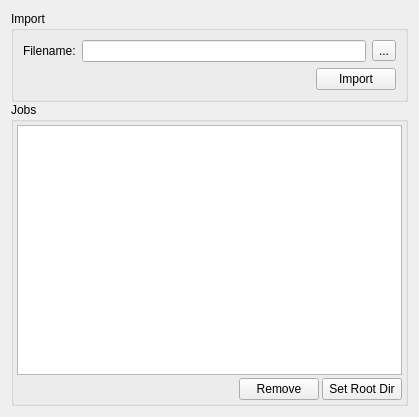
<?xml version="1.0" encoding="UTF-8"?>
<ui version="4.0">
 <class>JobManagerDialog</class>
 <widget class="QWidget" name="JobManagerDialog">
  <property name="geometry">
   <rect>
    <x>0</x>
    <y>0</y>
    <width>419</width>
    <height>417</height>
   </rect>
  </property>
  <property name="windowTitle">
   <string>CAMViewer::Manager</string>
  </property>
  <layout class="QVBoxLayout" name="verticalLayout">
   <property name="spacing">
    <number>0</number>
   </property>
   <item>
    <widget class="QGroupBox" name="groupBox">
     <property name="sizePolicy">
      <sizepolicy hsizetype="Preferred" vsizetype="Fixed">
       <horstretch>0</horstretch>
       <verstretch>0</verstretch>
      </sizepolicy>
     </property>
     <property name="title">
      <string>Import</string>
     </property>
     <layout class="QVBoxLayout" name="verticalLayout_2">
      <item>
       <layout class="QHBoxLayout" name="horizontalLayout">
        <item>
         <widget class="QLabel" name="label">
          <property name="text">
           <string>Filename:</string>
          </property>
         </widget>
        </item>
        <item>
         <widget class="QLineEdit" name="filenameLineEdit"/>
        </item>
        <item>
         <widget class="QToolButton" name="browseButton">
          <property name="text">
           <string>...</string>
          </property>
         </widget>
        </item>
       </layout>
      </item>
      <item>
       <layout class="QHBoxLayout" name="horizontalLayout_2">
        <item>
         <spacer name="horizontalSpacer">
          <property name="orientation">
           <enum>Qt::Horizontal</enum>
          </property>
          <property name="sizeHint" stdset="0">
           <size>
            <width>40</width>
            <height>20</height>
           </size>
          </property>
         </spacer>
        </item>
        <item>
         <widget class="QPushButton" name="importButton">
          <property name="text">
           <string>Import</string>
          </property>
         </widget>
        </item>
       </layout>
      </item>
     </layout>
    </widget>
   </item>
   <item>
    <widget class="QGroupBox" name="groupBox_2">
     <property name="title">
      <string>Jobs</string>
     </property>
     <layout class="QVBoxLayout" name="verticalLayout_3">
      <property name="spacing">
       <number>3</number>
      </property>
      <property name="leftMargin">
       <number>3</number>
      </property>
      <property name="topMargin">
       <number>3</number>
      </property>
      <property name="rightMargin">
       <number>3</number>
      </property>
      <property name="bottomMargin">
       <number>3</number>
      </property>
      <item>
       <widget class="QListView" name="listView"/>
      </item>
      <item>
       <layout class="QHBoxLayout" name="horizontalLayout_3">
        <item>
         <spacer name="horizontalSpacer_2">
          <property name="orientation">
           <enum>Qt::Horizontal</enum>
          </property>
          <property name="sizeHint" stdset="0">
           <size>
            <width>40</width>
            <height>20</height>
           </size>
          </property>
         </spacer>
        </item>
        <item>
         <widget class="QPushButton" name="removeButton">
          <property name="text">
           <string>Remove</string>
          </property>
         </widget>
        </item>
        <item>
         <widget class="QPushButton" name="setRootButton">
          <property name="text">
           <string>Set Root Dir</string>
          </property>
         </widget>
        </item>
       </layout>
      </item>
     </layout>
    </widget>
   </item>
  </layout>
 </widget>
 <resources/>
 <connections/>
</ui>
